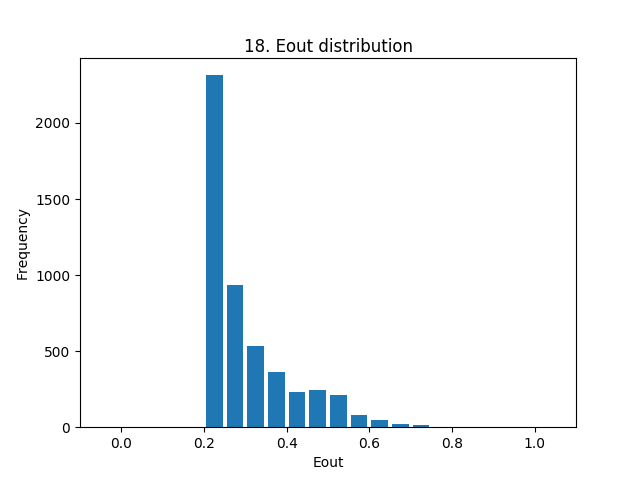

This figure's Python source:
# ML problem 17. 18.
import numpy as np
import random
import matplotlib.pyplot as plt

ITER = 5000
SIZE = 10

np.set_printoptions(precision=3)

Ein = np.array([0.0]*ITER)
Eout = np.array([0.0]*ITER)

for it in range(ITER):

	np.random.seed(it)
	data = np.random.uniform(-1, 1, SIZE) # generate data
	data = np.append(data, [1, -1])	# first and last are -1 and 1
	data = np.sort(data)
	print it, data[1:11]

	# 0.2 possibility of error
	y = np.sign( np.multiply(np.sign(data[1:11]), np.random.uniform(-0.2, 0.8, SIZE)))
	print y

	best_theta = best_s = 0
	min_err = 10.0
	for j in range(SIZE + 1):	# compute 11 thetas

		theta = 0.5 * (data[j] + data[j+1])
		#print 'theta', j, '=', '{:.3f}'.format(theta)

		hy = np.array([0] * SIZE) # hypothesis y
		for k in range(SIZE):
			hy[k] = np.sign(data[k+1] - theta)

		tmp_err = 0
		for k in range(SIZE):	# s = +1
			tmp_err += 1 if hy[k] != y[k] else 0

		if tmp_err <= min_err:
			min_err = tmp_err
			best_theta = theta
			best_s = 1
		#print 's = +1, Ein =', tmp_err

		tmp_err = 0
		for k in range(SIZE):	# s = -1
			tmp_err += 1 if (-1) * hy[k] != y[k] else 0

		if tmp_err <= min_err:
			min_err = tmp_err
			best_theta = theta
			best_s = -1
		#print 's = -1, Ein =', tmp_err
		
	Eout[it] = 0.5 + 0.3 * best_s * (abs(best_theta) - 1)
	Ein[it] = min_err / float(SIZE)
	print 'best: theta =', '{:.3f}'.format(best_theta), 's =', best_s
	print 'Ein =', '{:.3f}'.format(Ein[it]), 'Eout =', '{:.3f}'.format(Eout[it])
	print

ave_Ein = np.mean(Ein)
ave_Eout = np.mean(Eout)

print 'average Ein =', '{:.3f}'.format(ave_Ein), 'average Eout =', '{:.3f}'.format(ave_Eout)

# histogram
plt.figure()
n, bins, patches = plt.hist(Ein, [ -0.05 + 0.1 * i for i in range(12) ], normed = False, histtype = "bar", rwidth = 0.8)
plt.title("17. Ein distribution")
plt.xlabel("Ein")
plt.ylabel("Frequency")
plt.savefig("17.png")
plt.show()

plt.figure()
n, bins, patches = plt.hist(Eout, [ -0.05 + 0.05 * i for i in range(23) ], normed = False, histtype = "bar", rwidth = 0.8)
plt.title("18. Eout distribution")
plt.xlabel("Eout")
plt.ylabel("Frequency")
plt.savefig("18.png")
plt.show()
